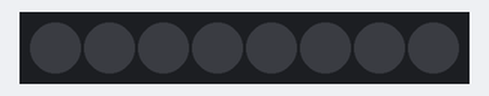
Recording of a sketch running on a simulated Arduino Uno, built with avr-gcc and run on an emulated ATmega328P. On the bench: 8 RGB LEDs in strip order, left to right. Dim RGB values are drawn brighter than linear.

Above: at 1.1 s.
At 3.3 s:
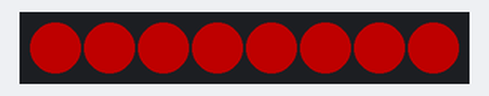
Timing chart, 0 to 130.0 s (numbered marks = the images above):
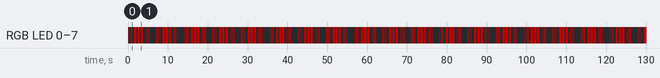

Measured:
- by itself, RGB LED 0–7: repeats every 7.1 s: 2 × (off 0.20 s, RGB(80, 0, 0) 0.20 s), off 0.60 s, 2 × (RGB(80, 0, 0) 0.60 s, off 0.20 s), RGB(80, 0, 0) 0.60 s, off 0.60 s, 2 × (RGB(80, 0, 0) 0.20 s, off 0.20 s), RGB(80, 0, 0) 0.20 s, off 1.7 s, RGB(80, 0, 0) 0.20 s
- by itself, everything shown: repeats every 7.1 s, in 18 steps
- what the display in image 0 shows lasts 0.6 s, from 1.0 s to 1.6 s

The sketch:

Project_02.ino
```cpp
#include <Adafruit_NeoPixel.h>

#define LED_PIN 11
#define NUMPIXELS 8

Adafruit_NeoPixel pixels(NUMPIXELS, LED_PIN, NEO_GRB + NEO_KHZ800);

// Sab LEDs ON
void allOn() {
  for (int i = 0; i < NUMPIXELS; i++) {
    pixels.setPixelColor(i, pixels.Color(255, 0, 0)); // Red
  }
  pixels.show();
}

// Sab LEDs OFF
void allOff() {
  pixels.clear();
  pixels.show();
}

// Short Blink (S)
void shortBlink() {
  allOn();
  delay(200);
  allOff();
  delay(200);
}

// Long Blink (O)
void longBlink() {
  allOn();
  delay(600);
  allOff();
  delay(200);
}

void setup() {
  pixels.begin();
  pixels.setBrightness(80);
  allOff();
}

void loop() {

  // S (...)
  shortBlink();
  shortBlink();
  shortBlink();

  delay(400);

  // O (---)
  longBlink();
  longBlink();
  longBlink();

  delay(400);

  // S (...)
  shortBlink();
  shortBlink();
  shortBlink();

  // SOS repeat hone se pehle pause
  delay(1500);
}
```
